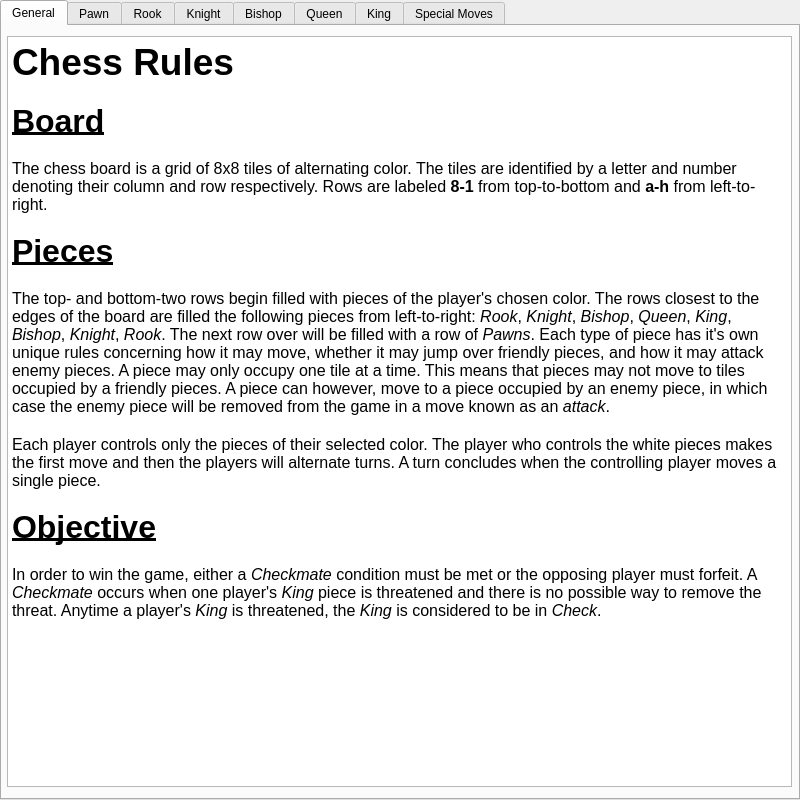
<?xml version="1.0" encoding="UTF-8"?>
<ui version="4.0">
 <class>RuleBook</class>
 <widget class="QWidget" name="RuleBook">
  <property name="geometry">
   <rect>
    <x>0</x>
    <y>0</y>
    <width>800</width>
    <height>800</height>
   </rect>
  </property>
  <property name="minimumSize">
   <size>
    <width>800</width>
    <height>800</height>
   </size>
  </property>
  <property name="maximumSize">
   <size>
    <width>800</width>
    <height>800</height>
   </size>
  </property>
  <property name="windowTitle">
   <string>Rules</string>
  </property>
  <widget class="QTabWidget" name="tabWidget">
   <property name="geometry">
    <rect>
     <x>0</x>
     <y>0</y>
     <width>800</width>
     <height>800</height>
    </rect>
   </property>
   <property name="minimumSize">
    <size>
     <width>800</width>
     <height>800</height>
    </size>
   </property>
   <property name="maximumSize">
    <size>
     <width>800</width>
     <height>800</height>
    </size>
   </property>
   <property name="currentIndex">
    <number>0</number>
   </property>
   <widget class="QWidget" name="tab">
    <attribute name="title">
     <string>General</string>
    </attribute>
    <widget class="QTextEdit" name="textEdit">
     <property name="geometry">
      <rect>
       <x>5</x>
       <y>10</y>
       <width>785</width>
       <height>751</height>
      </rect>
     </property>
     <property name="readOnly">
      <bool>true</bool>
     </property>
     <property name="html">
      <string>&lt;!DOCTYPE HTML PUBLIC &quot;-//W3C//DTD HTML 4.0//EN&quot; &quot;http://www.w3.org/TR/REC-html40/strict.dtd&quot;&gt;
&lt;html&gt;&lt;head&gt;&lt;meta name=&quot;qrichtext&quot; content=&quot;1&quot; /&gt;&lt;style type=&quot;text/css&quot;&gt;
p, li { white-space: pre-wrap; }
&lt;/style&gt;&lt;/head&gt;&lt;body style=&quot; font-family:'Noto Sans'; font-size:9pt; font-weight:400; font-style:normal;&quot;&gt;
&lt;p style=&quot; margin-top:0px; margin-bottom:0px; margin-left:0px; margin-right:0px; -qt-block-indent:0; text-indent:0px;&quot;&gt;&lt;span style=&quot; font-size:28pt; font-weight:600;&quot;&gt;Chess Rules&lt;/span&gt;&lt;/p&gt;
&lt;p style=&quot;-qt-paragraph-type:empty; margin-top:0px; margin-bottom:0px; margin-left:0px; margin-right:0px; -qt-block-indent:0; text-indent:0px; font-size:12pt;&quot;&gt;&lt;br /&gt;&lt;/p&gt;
&lt;p style=&quot; margin-top:0px; margin-bottom:0px; margin-left:0px; margin-right:0px; -qt-block-indent:0; text-indent:0px;&quot;&gt;&lt;span style=&quot; font-size:24pt; font-weight:600; text-decoration: underline;&quot;&gt;Board&lt;/span&gt;&lt;/p&gt;
&lt;p style=&quot;-qt-paragraph-type:empty; margin-top:0px; margin-bottom:0px; margin-left:0px; margin-right:0px; -qt-block-indent:0; text-indent:0px; font-size:12pt;&quot;&gt;&lt;br /&gt;&lt;/p&gt;
&lt;p style=&quot; margin-top:0px; margin-bottom:0px; margin-left:0px; margin-right:0px; -qt-block-indent:0; text-indent:0px;&quot;&gt;&lt;span style=&quot; font-size:12pt;&quot;&gt;The chess board is a grid of 8x8 tiles of alternating color. The tiles are identified by a letter and number denoting their column and row respectively. Rows are labeled &lt;/span&gt;&lt;span style=&quot; font-size:12pt; font-weight:600;&quot;&gt;8-1&lt;/span&gt;&lt;span style=&quot; font-size:12pt;&quot;&gt; from top-to-bottom and &lt;/span&gt;&lt;span style=&quot; font-size:12pt; font-weight:600;&quot;&gt;a-h&lt;/span&gt;&lt;span style=&quot; font-size:12pt;&quot;&gt; from left-to-right.&lt;/span&gt;&lt;/p&gt;
&lt;p style=&quot;-qt-paragraph-type:empty; margin-top:0px; margin-bottom:0px; margin-left:0px; margin-right:0px; -qt-block-indent:0; text-indent:0px; font-size:12pt;&quot;&gt;&lt;br /&gt;&lt;/p&gt;
&lt;p style=&quot; margin-top:0px; margin-bottom:0px; margin-left:0px; margin-right:0px; -qt-block-indent:0; text-indent:0px;&quot;&gt;&lt;span style=&quot; font-size:24pt; font-weight:600; text-decoration: underline;&quot;&gt;Pieces&lt;/span&gt;&lt;/p&gt;
&lt;p style=&quot;-qt-paragraph-type:empty; margin-top:0px; margin-bottom:0px; margin-left:0px; margin-right:0px; -qt-block-indent:0; text-indent:0px; font-size:12pt;&quot;&gt;&lt;br /&gt;&lt;/p&gt;
&lt;p style=&quot; margin-top:0px; margin-bottom:0px; margin-left:0px; margin-right:0px; -qt-block-indent:0; text-indent:0px;&quot;&gt;&lt;span style=&quot; font-size:12pt;&quot;&gt;The top- and bottom-two rows begin filled with pieces of the player's chosen color. The rows closest to the edges of the board are filled the following pieces from left-to-right: &lt;/span&gt;&lt;span style=&quot; font-size:12pt; font-style:italic;&quot;&gt;Rook&lt;/span&gt;&lt;span style=&quot; font-size:12pt;&quot;&gt;, &lt;/span&gt;&lt;span style=&quot; font-size:12pt; font-style:italic;&quot;&gt;Knight&lt;/span&gt;&lt;span style=&quot; font-size:12pt;&quot;&gt;, &lt;/span&gt;&lt;span style=&quot; font-size:12pt; font-style:italic;&quot;&gt;Bishop&lt;/span&gt;&lt;span style=&quot; font-size:12pt;&quot;&gt;, &lt;/span&gt;&lt;span style=&quot; font-size:12pt; font-style:italic;&quot;&gt;Queen&lt;/span&gt;&lt;span style=&quot; font-size:12pt;&quot;&gt;, &lt;/span&gt;&lt;span style=&quot; font-size:12pt; font-style:italic;&quot;&gt;King&lt;/span&gt;&lt;span style=&quot; font-size:12pt;&quot;&gt;, &lt;/span&gt;&lt;span style=&quot; font-size:12pt; font-style:italic;&quot;&gt;Bishop&lt;/span&gt;&lt;span style=&quot; font-size:12pt;&quot;&gt;, &lt;/span&gt;&lt;span style=&quot; font-size:12pt; font-style:italic;&quot;&gt;Knight&lt;/span&gt;&lt;span style=&quot; font-size:12pt;&quot;&gt;, &lt;/span&gt;&lt;span style=&quot; font-size:12pt; font-style:italic;&quot;&gt;Rook&lt;/span&gt;&lt;span style=&quot; font-size:12pt;&quot;&gt;. The next row over will be filled with a row of &lt;/span&gt;&lt;span style=&quot; font-size:12pt; font-style:italic;&quot;&gt;Pawns&lt;/span&gt;&lt;span style=&quot; font-size:12pt;&quot;&gt;. Each type of piece has it's own unique rules concerning how it may move, whether it may jump over friendly pieces, and how it may attack enemy pieces. A piece may only occupy one tile at a time. This means that pieces may not move to tiles occupied by a friendly pieces. A piece can however, move to a piece occupied by an enemy piece, in which case the enemy piece will be removed from the game in a move known as an &lt;/span&gt;&lt;span style=&quot; font-size:12pt; font-style:italic;&quot;&gt;attack&lt;/span&gt;&lt;span style=&quot; font-size:12pt;&quot;&gt;.&lt;/span&gt;&lt;/p&gt;
&lt;p style=&quot;-qt-paragraph-type:empty; margin-top:0px; margin-bottom:0px; margin-left:0px; margin-right:0px; -qt-block-indent:0; text-indent:0px; font-size:12pt;&quot;&gt;&lt;br /&gt;&lt;/p&gt;
&lt;p style=&quot; margin-top:0px; margin-bottom:0px; margin-left:0px; margin-right:0px; -qt-block-indent:0; text-indent:0px;&quot;&gt;&lt;span style=&quot; font-size:12pt;&quot;&gt;Each player controls only the pieces of their selected color. The player who controls the white pieces makes the first move and then the players will alternate turns. A turn concludes when the controlling player moves a single piece.&lt;/span&gt;&lt;/p&gt;
&lt;p style=&quot;-qt-paragraph-type:empty; margin-top:0px; margin-bottom:0px; margin-left:0px; margin-right:0px; -qt-block-indent:0; text-indent:0px; font-size:12pt;&quot;&gt;&lt;br /&gt;&lt;/p&gt;
&lt;p style=&quot; margin-top:0px; margin-bottom:0px; margin-left:0px; margin-right:0px; -qt-block-indent:0; text-indent:0px;&quot;&gt;&lt;span style=&quot; font-size:24pt; font-weight:600; text-decoration: underline;&quot;&gt;Objective&lt;/span&gt;&lt;/p&gt;
&lt;p style=&quot;-qt-paragraph-type:empty; margin-top:0px; margin-bottom:0px; margin-left:0px; margin-right:0px; -qt-block-indent:0; text-indent:0px; font-size:12pt;&quot;&gt;&lt;br /&gt;&lt;/p&gt;
&lt;p style=&quot; margin-top:0px; margin-bottom:0px; margin-left:0px; margin-right:0px; -qt-block-indent:0; text-indent:0px;&quot;&gt;&lt;span style=&quot; font-size:12pt;&quot;&gt;In order to win the game, either a &lt;/span&gt;&lt;span style=&quot; font-size:12pt; font-style:italic;&quot;&gt;Checkmate&lt;/span&gt;&lt;span style=&quot; font-size:12pt;&quot;&gt; condition must be met or the opposing player must forfeit. A &lt;/span&gt;&lt;span style=&quot; font-size:12pt; font-style:italic;&quot;&gt;Checkmate&lt;/span&gt;&lt;span style=&quot; font-size:12pt;&quot;&gt; occurs when one player's &lt;/span&gt;&lt;span style=&quot; font-size:12pt; font-style:italic;&quot;&gt;King&lt;/span&gt;&lt;span style=&quot; font-size:12pt;&quot;&gt; piece is threatened and there is no possible way to remove the threat. Anytime a player's &lt;/span&gt;&lt;span style=&quot; font-size:12pt; font-style:italic;&quot;&gt;King&lt;/span&gt;&lt;span style=&quot; font-size:12pt;&quot;&gt; is threatened, the &lt;/span&gt;&lt;span style=&quot; font-size:12pt; font-style:italic;&quot;&gt;King&lt;/span&gt;&lt;span style=&quot; font-size:12pt;&quot;&gt; is considered to be in &lt;/span&gt;&lt;span style=&quot; font-size:12pt; font-style:italic;&quot;&gt;Check&lt;/span&gt;&lt;span style=&quot; font-size:12pt;&quot;&gt;.&lt;/span&gt;&lt;/p&gt;&lt;/body&gt;&lt;/html&gt;</string>
     </property>
     <property name="textInteractionFlags">
      <set>Qt::NoTextInteraction</set>
     </property>
    </widget>
   </widget>
   <widget class="QWidget" name="tab_2">
    <attribute name="title">
     <string>Pawn</string>
    </attribute>
    <widget class="QTextEdit" name="textEdit_2">
     <property name="geometry">
      <rect>
       <x>5</x>
       <y>10</y>
       <width>785</width>
       <height>751</height>
      </rect>
     </property>
     <property name="readOnly">
      <bool>true</bool>
     </property>
     <property name="html">
      <string>&lt;!DOCTYPE HTML PUBLIC &quot;-//W3C//DTD HTML 4.0//EN&quot; &quot;http://www.w3.org/TR/REC-html40/strict.dtd&quot;&gt;
&lt;html&gt;&lt;head&gt;&lt;meta name=&quot;qrichtext&quot; content=&quot;1&quot; /&gt;&lt;style type=&quot;text/css&quot;&gt;
p, li { white-space: pre-wrap; }
&lt;/style&gt;&lt;/head&gt;&lt;body style=&quot; font-family:'Noto Sans'; font-size:9pt; font-weight:400; font-style:normal;&quot;&gt;
&lt;p align=&quot;center&quot; style=&quot; margin-top:0px; margin-bottom:0px; margin-left:0px; margin-right:0px; -qt-block-indent:0; text-indent:0px;&quot;&gt;&lt;span style=&quot; font-size:36pt; font-weight:600;&quot;&gt;Pawn&lt;/span&gt;&lt;/p&gt;
&lt;p align=&quot;center&quot; style=&quot; margin-top:0px; margin-bottom:0px; margin-left:0px; margin-right:0px; -qt-block-indent:0; text-indent:0px;&quot;&gt;&lt;span style=&quot; font-size:72pt; color:#000000;&quot;&gt;♟&lt;/span&gt;&lt;/p&gt;
&lt;p align=&quot;center&quot; style=&quot;-qt-paragraph-type:empty; margin-top:0px; margin-bottom:0px; margin-left:0px; margin-right:0px; -qt-block-indent:0; text-indent:0px; font-size:18pt; color:#000000;&quot;&gt;&lt;br /&gt;&lt;/p&gt;
&lt;p style=&quot; margin-top:0px; margin-bottom:0px; margin-left:0px; margin-right:0px; -qt-block-indent:0; text-indent:0px;&quot;&gt;&lt;span style=&quot; font-size:18pt; font-weight:600; text-decoration: underline;&quot;&gt;Moving&lt;/span&gt;&lt;/p&gt;
&lt;p align=&quot;center&quot; style=&quot;-qt-paragraph-type:empty; margin-top:0px; margin-bottom:0px; margin-left:0px; margin-right:0px; -qt-block-indent:0; text-indent:0px; font-size:18pt; font-weight:600; text-decoration: underline;&quot;&gt;&lt;br /&gt;&lt;/p&gt;
&lt;p style=&quot; margin-top:0px; margin-bottom:0px; margin-left:0px; margin-right:0px; -qt-block-indent:0; text-indent:0px;&quot;&gt;&lt;span style=&quot; font-size:12pt;&quot;&gt;A pawn may only move vertically a single tile at a time, except from its starting position, where it can move up to two tiles. Pawns may only move toward's the opposing player's side and may not move forward if it is obstructed by an opposing or friendly piece. If a pawn reaches the row nearest to the edge of the opposing player's side, it may be swapped out for any other type of piece except a king (not implemented).&lt;/span&gt;&lt;/p&gt;
&lt;p align=&quot;center&quot; style=&quot;-qt-paragraph-type:empty; margin-top:0px; margin-bottom:0px; margin-left:0px; margin-right:0px; -qt-block-indent:0; text-indent:0px; font-size:12pt;&quot;&gt;&lt;br /&gt;&lt;/p&gt;
&lt;p align=&quot;center&quot; style=&quot;-qt-paragraph-type:empty; margin-top:0px; margin-bottom:0px; margin-left:0px; margin-right:0px; -qt-block-indent:0; text-indent:0px; font-size:12pt;&quot;&gt;&lt;br /&gt;&lt;/p&gt;
&lt;p align=&quot;center&quot; style=&quot;-qt-paragraph-type:empty; margin-top:0px; margin-bottom:0px; margin-left:0px; margin-right:0px; -qt-block-indent:0; text-indent:0px; font-size:12pt;&quot;&gt;&lt;br /&gt;&lt;/p&gt;
&lt;p style=&quot; margin-top:0px; margin-bottom:0px; margin-left:0px; margin-right:0px; -qt-block-indent:0; text-indent:0px;&quot;&gt;&lt;span style=&quot; font-size:18pt; font-weight:600; text-decoration: underline;&quot;&gt;Attacking&lt;/span&gt;&lt;/p&gt;
&lt;p align=&quot;center&quot; style=&quot;-qt-paragraph-type:empty; margin-top:0px; margin-bottom:0px; margin-left:0px; margin-right:0px; -qt-block-indent:0; text-indent:0px; font-size:12pt;&quot;&gt;&lt;br /&gt;&lt;/p&gt;
&lt;p style=&quot; margin-top:0px; margin-bottom:0px; margin-left:0px; margin-right:0px; -qt-block-indent:0; text-indent:0px;&quot;&gt;&lt;span style=&quot; font-size:12pt;&quot;&gt;Pawns can only attack diagonally in the direction of the opposing player's side. It may only attack pieces on the tiles directly adjacent to it. This is the only time a pawn may move in a diagonal direction.&lt;/span&gt;&lt;/p&gt;&lt;/body&gt;&lt;/html&gt;</string>
     </property>
     <property name="textInteractionFlags">
      <set>Qt::NoTextInteraction</set>
     </property>
    </widget>
   </widget>
   <widget class="QWidget" name="tab_3">
    <attribute name="title">
     <string>Rook</string>
    </attribute>
    <widget class="QTextEdit" name="textEdit_3">
     <property name="geometry">
      <rect>
       <x>5</x>
       <y>10</y>
       <width>785</width>
       <height>751</height>
      </rect>
     </property>
     <property name="readOnly">
      <bool>true</bool>
     </property>
     <property name="html">
      <string>&lt;!DOCTYPE HTML PUBLIC &quot;-//W3C//DTD HTML 4.0//EN&quot; &quot;http://www.w3.org/TR/REC-html40/strict.dtd&quot;&gt;
&lt;html&gt;&lt;head&gt;&lt;meta name=&quot;qrichtext&quot; content=&quot;1&quot; /&gt;&lt;style type=&quot;text/css&quot;&gt;
p, li { white-space: pre-wrap; }
&lt;/style&gt;&lt;/head&gt;&lt;body style=&quot; font-family:'Noto Sans'; font-size:9pt; font-weight:400; font-style:normal;&quot;&gt;
&lt;p align=&quot;center&quot; style=&quot; margin-top:0px; margin-bottom:0px; margin-left:0px; margin-right:0px; -qt-block-indent:0; text-indent:0px;&quot;&gt;&lt;span style=&quot; font-size:36pt; font-weight:600;&quot;&gt;Rook&lt;/span&gt;&lt;/p&gt;
&lt;p align=&quot;center&quot; style=&quot; margin-top:0px; margin-bottom:0px; margin-left:0px; margin-right:0px; -qt-block-indent:0; text-indent:0px;&quot;&gt;&lt;span style=&quot; font-size:72pt; color:#000000;&quot;&gt;♜&lt;/span&gt;&lt;/p&gt;
&lt;p align=&quot;center&quot; style=&quot;-qt-paragraph-type:empty; margin-top:0px; margin-bottom:0px; margin-left:0px; margin-right:0px; -qt-block-indent:0; text-indent:0px; font-size:18pt; color:#000000;&quot;&gt;&lt;br /&gt;&lt;/p&gt;
&lt;p style=&quot; margin-top:0px; margin-bottom:0px; margin-left:0px; margin-right:0px; -qt-block-indent:0; text-indent:0px;&quot;&gt;&lt;span style=&quot; font-size:18pt; font-weight:600; text-decoration: underline; color:#000000;&quot;&gt;Moving&lt;/span&gt;&lt;/p&gt;
&lt;p style=&quot;-qt-paragraph-type:empty; margin-top:0px; margin-bottom:0px; margin-left:0px; margin-right:0px; -qt-block-indent:0; text-indent:0px; font-size:12pt; color:#000000;&quot;&gt;&lt;br /&gt;&lt;/p&gt;
&lt;p style=&quot; margin-top:0px; margin-bottom:0px; margin-left:0px; margin-right:0px; -qt-block-indent:0; text-indent:0px;&quot;&gt;&lt;span style=&quot; font-size:12pt; color:#000000;&quot;&gt;A rook may move vertically or horizontally for an infinite number of tiles until it is obstructed by another piece or is at the edge of the board. It can move to any point within an unbroken line of tiles from its current position. A rook can only move in one direction at a time and may never move in a diagonal direction.&lt;/span&gt;&lt;/p&gt;
&lt;p style=&quot;-qt-paragraph-type:empty; margin-top:0px; margin-bottom:0px; margin-left:0px; margin-right:0px; -qt-block-indent:0; text-indent:0px; font-size:12pt; color:#000000;&quot;&gt;&lt;br /&gt;&lt;/p&gt;
&lt;p style=&quot;-qt-paragraph-type:empty; margin-top:0px; margin-bottom:0px; margin-left:0px; margin-right:0px; -qt-block-indent:0; text-indent:0px; font-size:12pt; color:#000000;&quot;&gt;&lt;br /&gt;&lt;/p&gt;
&lt;p style=&quot;-qt-paragraph-type:empty; margin-top:0px; margin-bottom:0px; margin-left:0px; margin-right:0px; -qt-block-indent:0; text-indent:0px; font-size:12pt; color:#000000;&quot;&gt;&lt;br /&gt;&lt;/p&gt;
&lt;p style=&quot; margin-top:0px; margin-bottom:0px; margin-left:0px; margin-right:0px; -qt-block-indent:0; text-indent:0px;&quot;&gt;&lt;span style=&quot; font-size:18pt; font-weight:600; text-decoration: underline; color:#000000;&quot;&gt;Attacking&lt;/span&gt;&lt;/p&gt;
&lt;p style=&quot;-qt-paragraph-type:empty; margin-top:0px; margin-bottom:0px; margin-left:0px; margin-right:0px; -qt-block-indent:0; text-indent:0px; font-size:12pt; color:#000000;&quot;&gt;&lt;br /&gt;&lt;/p&gt;
&lt;p style=&quot; margin-top:0px; margin-bottom:0px; margin-left:0px; margin-right:0px; -qt-block-indent:0; text-indent:0px;&quot;&gt;&lt;span style=&quot; font-size:12pt; color:#000000;&quot;&gt;A rook can attack the first enemy piece it encounters within its range of movement. If it attacks an enemy piece, it must stop at the formerly occupied tile.&lt;/span&gt;&lt;/p&gt;&lt;/body&gt;&lt;/html&gt;</string>
     </property>
     <property name="textInteractionFlags">
      <set>Qt::NoTextInteraction</set>
     </property>
    </widget>
   </widget>
   <widget class="QWidget" name="tab_4">
    <attribute name="title">
     <string>Knight</string>
    </attribute>
    <widget class="QTextEdit" name="textEdit_4">
     <property name="geometry">
      <rect>
       <x>5</x>
       <y>10</y>
       <width>785</width>
       <height>751</height>
      </rect>
     </property>
     <property name="html">
      <string>&lt;!DOCTYPE HTML PUBLIC &quot;-//W3C//DTD HTML 4.0//EN&quot; &quot;http://www.w3.org/TR/REC-html40/strict.dtd&quot;&gt;
&lt;html&gt;&lt;head&gt;&lt;meta name=&quot;qrichtext&quot; content=&quot;1&quot; /&gt;&lt;style type=&quot;text/css&quot;&gt;
p, li { white-space: pre-wrap; }
&lt;/style&gt;&lt;/head&gt;&lt;body style=&quot; font-family:'Noto Sans'; font-size:9pt; font-weight:400; font-style:normal;&quot;&gt;
&lt;p align=&quot;center&quot; style=&quot; margin-top:0px; margin-bottom:0px; margin-left:0px; margin-right:0px; -qt-block-indent:0; text-indent:0px;&quot;&gt;&lt;span style=&quot; font-size:36pt; font-weight:600;&quot;&gt;Knight&lt;/span&gt;&lt;/p&gt;
&lt;p align=&quot;center&quot; style=&quot; margin-top:0px; margin-bottom:0px; margin-left:0px; margin-right:0px; -qt-block-indent:0; text-indent:0px;&quot;&gt;&lt;span style=&quot; font-size:72pt; color:#000000;&quot;&gt;♞&lt;/span&gt;&lt;/p&gt;
&lt;p align=&quot;center&quot; style=&quot;-qt-paragraph-type:empty; margin-top:0px; margin-bottom:0px; margin-left:0px; margin-right:0px; -qt-block-indent:0; text-indent:0px; font-size:18pt; color:#000000;&quot;&gt;&lt;br /&gt;&lt;/p&gt;
&lt;p style=&quot; margin-top:0px; margin-bottom:0px; margin-left:0px; margin-right:0px; -qt-block-indent:0; text-indent:0px;&quot;&gt;&lt;span style=&quot; font-size:18pt; font-weight:600; text-decoration: underline; color:#000000;&quot;&gt;Moving&lt;/span&gt;&lt;/p&gt;
&lt;p style=&quot;-qt-paragraph-type:empty; margin-top:0px; margin-bottom:0px; margin-left:0px; margin-right:0px; -qt-block-indent:0; text-indent:0px; font-size:12pt; color:#000000;&quot;&gt;&lt;br /&gt;&lt;/p&gt;
&lt;p style=&quot; margin-top:0px; margin-bottom:0px; margin-left:0px; margin-right:0px; -qt-block-indent:0; text-indent:0px;&quot;&gt;&lt;span style=&quot; font-size:12pt; color:#000000;&quot;&gt;A knight may move to any tile that is to the left or right of the tile which is two tiles away vertically or horizontally in any direction from the position of the knight. That is, any tile at the end of the arm of an '&lt;/span&gt;&lt;span style=&quot; font-size:12pt; font-weight:600; color:#000000;&quot;&gt;L&lt;/span&gt;&lt;span style=&quot; font-size:12pt; color:#000000;&quot;&gt;' shape, where the knight's position is at the top of the shape. The knight may &amp;quot;jump&amp;quot; over any pieces within the '&lt;/span&gt;&lt;span style=&quot; font-size:12pt; font-weight:600; color:#000000;&quot;&gt;L&lt;/span&gt;&lt;span style=&quot; font-size:12pt; color:#000000;&quot;&gt;' as long as they are not at the &amp;quot;landing&amp;quot; position. A knight may not &amp;quot;land&amp;quot; on a tile occupied by a friendly piece. &lt;/span&gt;&lt;/p&gt;
&lt;p style=&quot;-qt-paragraph-type:empty; margin-top:0px; margin-bottom:0px; margin-left:0px; margin-right:0px; -qt-block-indent:0; text-indent:0px; font-size:12pt; color:#000000;&quot;&gt;&lt;br /&gt;&lt;/p&gt;
&lt;p style=&quot;-qt-paragraph-type:empty; margin-top:0px; margin-bottom:0px; margin-left:0px; margin-right:0px; -qt-block-indent:0; text-indent:0px; font-size:12pt; color:#000000;&quot;&gt;&lt;br /&gt;&lt;/p&gt;
&lt;p style=&quot;-qt-paragraph-type:empty; margin-top:0px; margin-bottom:0px; margin-left:0px; margin-right:0px; -qt-block-indent:0; text-indent:0px; font-size:12pt; color:#000000;&quot;&gt;&lt;br /&gt;&lt;/p&gt;
&lt;p style=&quot; margin-top:0px; margin-bottom:0px; margin-left:0px; margin-right:0px; -qt-block-indent:0; text-indent:0px;&quot;&gt;&lt;span style=&quot; font-size:18pt; font-weight:600; text-decoration: underline; color:#000000;&quot;&gt;Attacking&lt;/span&gt;&lt;/p&gt;
&lt;p style=&quot;-qt-paragraph-type:empty; margin-top:0px; margin-bottom:0px; margin-left:0px; margin-right:0px; -qt-block-indent:0; text-indent:0px; font-size:12pt; color:#000000;&quot;&gt;&lt;br /&gt;&lt;/p&gt;
&lt;p style=&quot; margin-top:0px; margin-bottom:0px; margin-left:0px; margin-right:0px; -qt-block-indent:0; text-indent:0px;&quot;&gt;&lt;span style=&quot; font-size:12pt; color:#000000;&quot;&gt;A knight may attack any enemy piece occupying a &amp;quot;landing&amp;quot; position. In this case, the enemy piece will be removed form the game and the knight will take the enemy's former position.&lt;/span&gt;&lt;/p&gt;&lt;/body&gt;&lt;/html&gt;</string>
     </property>
     <property name="textInteractionFlags">
      <set>Qt::NoTextInteraction</set>
     </property>
    </widget>
   </widget>
   <widget class="QWidget" name="tab_5">
    <attribute name="title">
     <string>Bishop</string>
    </attribute>
    <widget class="QTextEdit" name="textEdit_5">
     <property name="geometry">
      <rect>
       <x>5</x>
       <y>10</y>
       <width>785</width>
       <height>751</height>
      </rect>
     </property>
     <property name="html">
      <string>&lt;!DOCTYPE HTML PUBLIC &quot;-//W3C//DTD HTML 4.0//EN&quot; &quot;http://www.w3.org/TR/REC-html40/strict.dtd&quot;&gt;
&lt;html&gt;&lt;head&gt;&lt;meta name=&quot;qrichtext&quot; content=&quot;1&quot; /&gt;&lt;style type=&quot;text/css&quot;&gt;
p, li { white-space: pre-wrap; }
&lt;/style&gt;&lt;/head&gt;&lt;body style=&quot; font-family:'Noto Sans'; font-size:9pt; font-weight:400; font-style:normal;&quot;&gt;
&lt;p align=&quot;center&quot; style=&quot; margin-top:0px; margin-bottom:0px; margin-left:0px; margin-right:0px; -qt-block-indent:0; text-indent:0px;&quot;&gt;&lt;span style=&quot; font-size:36pt; font-weight:600;&quot;&gt;Bishop&lt;/span&gt;&lt;/p&gt;
&lt;p align=&quot;center&quot; style=&quot; margin-top:0px; margin-bottom:0px; margin-left:0px; margin-right:0px; -qt-block-indent:0; text-indent:0px;&quot;&gt;&lt;span style=&quot; font-size:72pt; color:#000000;&quot;&gt;♝&lt;/span&gt;&lt;/p&gt;
&lt;p align=&quot;center&quot; style=&quot;-qt-paragraph-type:empty; margin-top:0px; margin-bottom:0px; margin-left:0px; margin-right:0px; -qt-block-indent:0; text-indent:0px; font-size:18pt; color:#000000;&quot;&gt;&lt;br /&gt;&lt;/p&gt;
&lt;p style=&quot; margin-top:0px; margin-bottom:0px; margin-left:0px; margin-right:0px; -qt-block-indent:0; text-indent:0px;&quot;&gt;&lt;span style=&quot; font-size:18pt; font-weight:600; text-decoration: underline; color:#000000;&quot;&gt;Moving&lt;/span&gt;&lt;/p&gt;
&lt;p style=&quot;-qt-paragraph-type:empty; margin-top:0px; margin-bottom:0px; margin-left:0px; margin-right:0px; -qt-block-indent:0; text-indent:0px; font-size:12pt; color:#000000;&quot;&gt;&lt;br /&gt;&lt;/p&gt;
&lt;p style=&quot; margin-top:0px; margin-bottom:0px; margin-left:0px; margin-right:0px; -qt-block-indent:0; text-indent:0px;&quot;&gt;&lt;span style=&quot; font-size:12pt; color:#000000;&quot;&gt;A bishop may move diagonally an infinite number of tiles in any direction until it encounters another piece or the edge of the board. The bishop may only move in one direction at a time and can move to any tile within an unbroken diagonal line of tiles. The line will be broken if there is another piece in the way. If the piece is friendly, the bishop must stop just short of the friendly piece. A bishop may never move in a diagonal direction.&lt;/span&gt;&lt;/p&gt;
&lt;p style=&quot;-qt-paragraph-type:empty; margin-top:0px; margin-bottom:0px; margin-left:0px; margin-right:0px; -qt-block-indent:0; text-indent:0px; font-size:12pt; color:#000000;&quot;&gt;&lt;br /&gt;&lt;/p&gt;
&lt;p style=&quot;-qt-paragraph-type:empty; margin-top:0px; margin-bottom:0px; margin-left:0px; margin-right:0px; -qt-block-indent:0; text-indent:0px; font-size:12pt; color:#000000;&quot;&gt;&lt;br /&gt;&lt;/p&gt;
&lt;p style=&quot;-qt-paragraph-type:empty; margin-top:0px; margin-bottom:0px; margin-left:0px; margin-right:0px; -qt-block-indent:0; text-indent:0px; font-size:12pt; color:#000000;&quot;&gt;&lt;br /&gt;&lt;/p&gt;
&lt;p style=&quot; margin-top:0px; margin-bottom:0px; margin-left:0px; margin-right:0px; -qt-block-indent:0; text-indent:0px;&quot;&gt;&lt;span style=&quot; font-size:18pt; font-weight:600; text-decoration: underline; color:#000000;&quot;&gt;Attacking&lt;/span&gt;&lt;/p&gt;
&lt;p style=&quot;-qt-paragraph-type:empty; margin-top:0px; margin-bottom:0px; margin-left:0px; margin-right:0px; -qt-block-indent:0; text-indent:0px; font-size:12pt; font-weight:600; text-decoration: underline; color:#000000;&quot;&gt;&lt;br /&gt;&lt;/p&gt;
&lt;p style=&quot; margin-top:0px; margin-bottom:0px; margin-left:0px; margin-right:0px; -qt-block-indent:0; text-indent:0px;&quot;&gt;&lt;span style=&quot; font-size:12pt; color:#000000;&quot;&gt;A bishop may attack the first enemy piece it encounters within its line of movement. If it attacks, then the enemy piece will be removed from the game and the bishop will take its place and the bishop may not move any further.&lt;/span&gt;&lt;/p&gt;&lt;/body&gt;&lt;/html&gt;</string>
     </property>
     <property name="textInteractionFlags">
      <set>Qt::NoTextInteraction</set>
     </property>
    </widget>
   </widget>
   <widget class="QWidget" name="tab_6">
    <attribute name="title">
     <string>Queen</string>
    </attribute>
    <widget class="QTextEdit" name="textEdit_6">
     <property name="geometry">
      <rect>
       <x>5</x>
       <y>10</y>
       <width>785</width>
       <height>751</height>
      </rect>
     </property>
     <property name="html">
      <string>&lt;!DOCTYPE HTML PUBLIC &quot;-//W3C//DTD HTML 4.0//EN&quot; &quot;http://www.w3.org/TR/REC-html40/strict.dtd&quot;&gt;
&lt;html&gt;&lt;head&gt;&lt;meta name=&quot;qrichtext&quot; content=&quot;1&quot; /&gt;&lt;style type=&quot;text/css&quot;&gt;
p, li { white-space: pre-wrap; }
&lt;/style&gt;&lt;/head&gt;&lt;body style=&quot; font-family:'Noto Sans'; font-size:9pt; font-weight:400; font-style:normal;&quot;&gt;
&lt;p align=&quot;center&quot; style=&quot; margin-top:0px; margin-bottom:0px; margin-left:0px; margin-right:0px; -qt-block-indent:0; text-indent:0px;&quot;&gt;&lt;span style=&quot; font-size:36pt; font-weight:600;&quot;&gt;Queen&lt;/span&gt;&lt;/p&gt;
&lt;p align=&quot;center&quot; style=&quot; margin-top:0px; margin-bottom:0px; margin-left:0px; margin-right:0px; -qt-block-indent:0; text-indent:0px;&quot;&gt;&lt;span style=&quot; font-size:72pt; color:#000000;&quot;&gt;♛&lt;/span&gt;&lt;/p&gt;
&lt;p align=&quot;center&quot; style=&quot;-qt-paragraph-type:empty; margin-top:0px; margin-bottom:0px; margin-left:0px; margin-right:0px; -qt-block-indent:0; text-indent:0px; font-size:18pt; color:#000000;&quot;&gt;&lt;br /&gt;&lt;/p&gt;
&lt;p style=&quot; margin-top:0px; margin-bottom:0px; margin-left:0px; margin-right:0px; -qt-block-indent:0; text-indent:0px;&quot;&gt;&lt;span style=&quot; font-size:18pt; font-weight:600; text-decoration: underline; color:#000000;&quot;&gt;Moving&lt;/span&gt;&lt;/p&gt;
&lt;p style=&quot;-qt-paragraph-type:empty; margin-top:0px; margin-bottom:0px; margin-left:0px; margin-right:0px; -qt-block-indent:0; text-indent:0px; font-size:12pt; color:#000000;&quot;&gt;&lt;br /&gt;&lt;/p&gt;
&lt;p style=&quot; margin-top:0px; margin-bottom:0px; margin-left:0px; margin-right:0px; -qt-block-indent:0; text-indent:0px;&quot;&gt;&lt;span style=&quot; font-size:12pt; color:#000000;&quot;&gt;A queen may move in any direction vertically, horizontally, or diagonally, until it encounters another piece or a board edge. The queen can only move in one direction at a time and can only move to a single tile within a line of unbroken tiles. If it encounters a friendly piece, the queen may only stop just short of the other piece.&lt;/span&gt;&lt;/p&gt;
&lt;p style=&quot;-qt-paragraph-type:empty; margin-top:0px; margin-bottom:0px; margin-left:0px; margin-right:0px; -qt-block-indent:0; text-indent:0px; font-size:12pt; color:#000000;&quot;&gt;&lt;br /&gt;&lt;/p&gt;
&lt;p style=&quot;-qt-paragraph-type:empty; margin-top:0px; margin-bottom:0px; margin-left:0px; margin-right:0px; -qt-block-indent:0; text-indent:0px; font-size:12pt; color:#000000;&quot;&gt;&lt;br /&gt;&lt;/p&gt;
&lt;p style=&quot;-qt-paragraph-type:empty; margin-top:0px; margin-bottom:0px; margin-left:0px; margin-right:0px; -qt-block-indent:0; text-indent:0px; font-size:12pt; color:#000000;&quot;&gt;&lt;br /&gt;&lt;/p&gt;
&lt;p style=&quot; margin-top:0px; margin-bottom:0px; margin-left:0px; margin-right:0px; -qt-block-indent:0; text-indent:0px;&quot;&gt;&lt;span style=&quot; font-size:18pt; font-weight:600; text-decoration: underline; color:#000000;&quot;&gt;Attacking&lt;/span&gt;&lt;/p&gt;
&lt;p style=&quot;-qt-paragraph-type:empty; margin-top:0px; margin-bottom:0px; margin-left:0px; margin-right:0px; -qt-block-indent:0; text-indent:0px; font-size:12pt; color:#000000;&quot;&gt;&lt;br /&gt;&lt;/p&gt;
&lt;p style=&quot; margin-top:0px; margin-bottom:0px; margin-left:0px; margin-right:0px; -qt-block-indent:0; text-indent:0px;&quot;&gt;&lt;span style=&quot; font-size:12pt; color:#000000;&quot;&gt;A queen may attack any enemy piece within its line of movement. If it attacks, then the enemy piece will be remove from the game and the queen will take the enemy's former position and the queen may not move any further.&lt;/span&gt;&lt;/p&gt;&lt;/body&gt;&lt;/html&gt;</string>
     </property>
     <property name="textInteractionFlags">
      <set>Qt::NoTextInteraction</set>
     </property>
    </widget>
   </widget>
   <widget class="QWidget" name="tab_7">
    <attribute name="title">
     <string>King</string>
    </attribute>
    <widget class="QTextEdit" name="textEdit_7">
     <property name="geometry">
      <rect>
       <x>5</x>
       <y>10</y>
       <width>785</width>
       <height>751</height>
      </rect>
     </property>
     <property name="html">
      <string>&lt;!DOCTYPE HTML PUBLIC &quot;-//W3C//DTD HTML 4.0//EN&quot; &quot;http://www.w3.org/TR/REC-html40/strict.dtd&quot;&gt;
&lt;html&gt;&lt;head&gt;&lt;meta name=&quot;qrichtext&quot; content=&quot;1&quot; /&gt;&lt;style type=&quot;text/css&quot;&gt;
p, li { white-space: pre-wrap; }
&lt;/style&gt;&lt;/head&gt;&lt;body style=&quot; font-family:'Noto Sans'; font-size:9pt; font-weight:400; font-style:normal;&quot;&gt;
&lt;p align=&quot;center&quot; style=&quot; margin-top:0px; margin-bottom:0px; margin-left:0px; margin-right:0px; -qt-block-indent:0; text-indent:0px;&quot;&gt;&lt;span style=&quot; font-size:36pt; font-weight:600;&quot;&gt;King&lt;/span&gt;&lt;/p&gt;
&lt;p align=&quot;center&quot; style=&quot; margin-top:0px; margin-bottom:0px; margin-left:0px; margin-right:0px; -qt-block-indent:0; text-indent:0px;&quot;&gt;&lt;span style=&quot; font-size:72pt; color:#000000;&quot;&gt;♚&lt;/span&gt;&lt;/p&gt;
&lt;p align=&quot;center&quot; style=&quot;-qt-paragraph-type:empty; margin-top:0px; margin-bottom:0px; margin-left:0px; margin-right:0px; -qt-block-indent:0; text-indent:0px; font-size:18pt; color:#000000;&quot;&gt;&lt;br /&gt;&lt;/p&gt;
&lt;p style=&quot; margin-top:0px; margin-bottom:0px; margin-left:0px; margin-right:0px; -qt-block-indent:0; text-indent:0px;&quot;&gt;&lt;span style=&quot; font-size:18pt; font-weight:600; text-decoration: underline; color:#000000;&quot;&gt;Moving&lt;/span&gt;&lt;/p&gt;
&lt;p style=&quot;-qt-paragraph-type:empty; margin-top:0px; margin-bottom:0px; margin-left:0px; margin-right:0px; -qt-block-indent:0; text-indent:0px; font-size:12pt; color:#000000;&quot;&gt;&lt;br /&gt;&lt;/p&gt;
&lt;p style=&quot; margin-top:0px; margin-bottom:0px; margin-left:0px; margin-right:0px; -qt-block-indent:0; text-indent:0px;&quot;&gt;&lt;span style=&quot; font-size:12pt; color:#000000;&quot;&gt;A king may move to any adjacent tile in any direction, including diagonally. The king can only move a single tile at a time.&lt;/span&gt;&lt;/p&gt;
&lt;p style=&quot;-qt-paragraph-type:empty; margin-top:0px; margin-bottom:0px; margin-left:0px; margin-right:0px; -qt-block-indent:0; text-indent:0px; font-size:12pt; color:#000000;&quot;&gt;&lt;br /&gt;&lt;/p&gt;
&lt;p style=&quot;-qt-paragraph-type:empty; margin-top:0px; margin-bottom:0px; margin-left:0px; margin-right:0px; -qt-block-indent:0; text-indent:0px; font-size:12pt; color:#000000;&quot;&gt;&lt;br /&gt;&lt;/p&gt;
&lt;p style=&quot;-qt-paragraph-type:empty; margin-top:0px; margin-bottom:0px; margin-left:0px; margin-right:0px; -qt-block-indent:0; text-indent:0px; font-size:12pt; color:#000000;&quot;&gt;&lt;br /&gt;&lt;/p&gt;
&lt;p style=&quot; margin-top:0px; margin-bottom:0px; margin-left:0px; margin-right:0px; -qt-block-indent:0; text-indent:0px;&quot;&gt;&lt;span style=&quot; font-size:18pt; font-weight:600; text-decoration: underline; color:#000000;&quot;&gt;Attacking&lt;/span&gt;&lt;/p&gt;
&lt;p style=&quot;-qt-paragraph-type:empty; margin-top:0px; margin-bottom:0px; margin-left:0px; margin-right:0px; -qt-block-indent:0; text-indent:0px; font-size:12pt; color:#000000;&quot;&gt;&lt;br /&gt;&lt;/p&gt;
&lt;p style=&quot; margin-top:0px; margin-bottom:0px; margin-left:0px; margin-right:0px; -qt-block-indent:0; text-indent:0px;&quot;&gt;&lt;span style=&quot; font-size:12pt; color:#000000;&quot;&gt;A king may attack any enemy tile within its range of motion. In this case the enemy piece will be removed and the king will take the enemy's former position. If the king is killed, then the player controlling it loses.&lt;/span&gt;&lt;/p&gt;&lt;/body&gt;&lt;/html&gt;</string>
     </property>
     <property name="textInteractionFlags">
      <set>Qt::NoTextInteraction</set>
     </property>
    </widget>
   </widget>
   <widget class="QWidget" name="tab_8">
    <attribute name="title">
     <string>Special Moves</string>
    </attribute>
    <widget class="QTextEdit" name="textEdit_8">
     <property name="geometry">
      <rect>
       <x>5</x>
       <y>10</y>
       <width>785</width>
       <height>751</height>
      </rect>
     </property>
     <property name="html">
      <string>&lt;!DOCTYPE HTML PUBLIC &quot;-//W3C//DTD HTML 4.0//EN&quot; &quot;http://www.w3.org/TR/REC-html40/strict.dtd&quot;&gt;
&lt;html&gt;&lt;head&gt;&lt;meta name=&quot;qrichtext&quot; content=&quot;1&quot; /&gt;&lt;style type=&quot;text/css&quot;&gt;
p, li { white-space: pre-wrap; }
&lt;/style&gt;&lt;/head&gt;&lt;body style=&quot; font-family:'Noto Sans'; font-size:9pt; font-weight:400; font-style:normal;&quot;&gt;
&lt;p style=&quot; margin-top:0px; margin-bottom:0px; margin-left:0px; margin-right:0px; -qt-block-indent:0; text-indent:0px;&quot;&gt;&lt;span style=&quot; font-size:28pt; font-weight:600;&quot;&gt;Special Moves&lt;/span&gt;&lt;/p&gt;
&lt;p style=&quot;-qt-paragraph-type:empty; margin-top:0px; margin-bottom:0px; margin-left:0px; margin-right:0px; -qt-block-indent:0; text-indent:0px; font-size:18pt;&quot;&gt;&lt;br /&gt;&lt;/p&gt;
&lt;p style=&quot;-qt-paragraph-type:empty; margin-top:0px; margin-bottom:0px; margin-left:0px; margin-right:0px; -qt-block-indent:0; text-indent:0px; font-size:18pt;&quot;&gt;&lt;br /&gt;&lt;/p&gt;
&lt;p style=&quot; margin-top:0px; margin-bottom:0px; margin-left:0px; margin-right:0px; -qt-block-indent:0; text-indent:0px;&quot;&gt;&lt;span style=&quot; font-size:18pt; font-weight:600; text-decoration: underline;&quot;&gt;En Passant&lt;/span&gt;&lt;/p&gt;
&lt;p style=&quot;-qt-paragraph-type:empty; margin-top:0px; margin-bottom:0px; margin-left:0px; margin-right:0px; -qt-block-indent:0; text-indent:0px; font-size:12pt;&quot;&gt;&lt;br /&gt;&lt;/p&gt;
&lt;p style=&quot; margin-top:0px; margin-bottom:0px; margin-left:0px; margin-right:0px; -qt-block-indent:0; text-indent:0px;&quot;&gt;&lt;span style=&quot; font-size:12pt; font-style:italic;&quot;&gt;En Passant&lt;/span&gt;&lt;span style=&quot; font-size:12pt;&quot;&gt; is a special pawn capture move which is made possible when a pawn moves two positions forward from its starting position. If an opposing pawn is beside the pawn which just moved, then it may diagonally attack the tile position &amp;quot;behind&amp;quot; the newly-moved pawn's position. The attacking pawn will take that position and the opposing pawn will be removed. (&lt;/span&gt;&lt;span style=&quot; font-size:12pt; font-style:italic;&quot;&gt;En Passant&lt;/span&gt;&lt;span style=&quot; font-size:12pt;&quot;&gt; has not been implemented)&lt;/span&gt;&lt;/p&gt;
&lt;p style=&quot;-qt-paragraph-type:empty; margin-top:0px; margin-bottom:0px; margin-left:0px; margin-right:0px; -qt-block-indent:0; text-indent:0px; font-size:12pt;&quot;&gt;&lt;br /&gt;&lt;/p&gt;
&lt;p style=&quot;-qt-paragraph-type:empty; margin-top:0px; margin-bottom:0px; margin-left:0px; margin-right:0px; -qt-block-indent:0; text-indent:0px; font-size:12pt;&quot;&gt;&lt;br /&gt;&lt;/p&gt;
&lt;p style=&quot;-qt-paragraph-type:empty; margin-top:0px; margin-bottom:0px; margin-left:0px; margin-right:0px; -qt-block-indent:0; text-indent:0px; font-size:12pt;&quot;&gt;&lt;br /&gt;&lt;/p&gt;
&lt;p style=&quot;-qt-paragraph-type:empty; margin-top:0px; margin-bottom:0px; margin-left:0px; margin-right:0px; -qt-block-indent:0; text-indent:0px; font-size:12pt;&quot;&gt;&lt;br /&gt;&lt;/p&gt;
&lt;p style=&quot; margin-top:0px; margin-bottom:0px; margin-left:0px; margin-right:0px; -qt-block-indent:0; text-indent:0px;&quot;&gt;&lt;span style=&quot; font-size:18pt; font-weight:600; text-decoration: underline;&quot;&gt;Castling&lt;/span&gt;&lt;/p&gt;
&lt;p style=&quot;-qt-paragraph-type:empty; margin-top:0px; margin-bottom:0px; margin-left:0px; margin-right:0px; -qt-block-indent:0; text-indent:0px; font-size:12pt;&quot;&gt;&lt;br /&gt;&lt;/p&gt;
&lt;p style=&quot; margin-top:0px; margin-bottom:0px; margin-left:0px; margin-right:0px; -qt-block-indent:0; text-indent:0px;&quot;&gt;&lt;span style=&quot; font-size:12pt; font-style:italic;&quot;&gt;Castling&lt;/span&gt;&lt;span style=&quot; font-size:12pt;&quot;&gt; is a special move where the king may move any number of tiles towards either of its rooks and the rook in question is moved to the tile the king last crossed. This type of move can only occur once per game and must meet the following requirments: The king must have never moved in the entire game, likewise the rook used in the &lt;/span&gt;&lt;span style=&quot; font-size:12pt; font-style:italic;&quot;&gt;castling&lt;/span&gt;&lt;span style=&quot; font-size:12pt;&quot;&gt; move must have never moved, and the king must not be in a &lt;/span&gt;&lt;span style=&quot; font-size:12pt; font-style:italic;&quot;&gt;Check&lt;/span&gt;&lt;span style=&quot; font-size:12pt;&quot;&gt; situation. (&lt;/span&gt;&lt;span style=&quot; font-size:12pt; font-style:italic;&quot;&gt;Castling&lt;/span&gt;&lt;span style=&quot; font-size:12pt;&quot;&gt; has not been implemented)&lt;/span&gt;&lt;/p&gt;&lt;/body&gt;&lt;/html&gt;</string>
     </property>
     <property name="textInteractionFlags">
      <set>Qt::NoTextInteraction</set>
     </property>
    </widget>
   </widget>
  </widget>
 </widget>
 <resources/>
 <connections/>
</ui>
